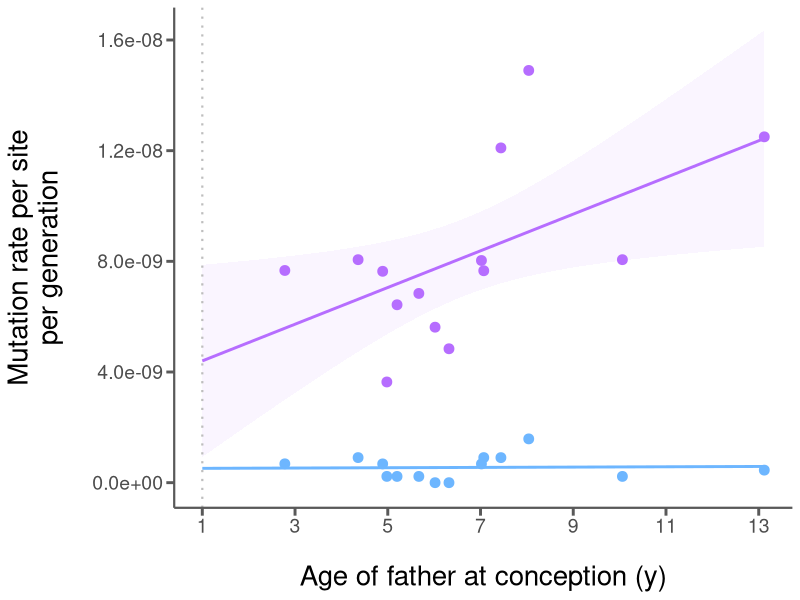
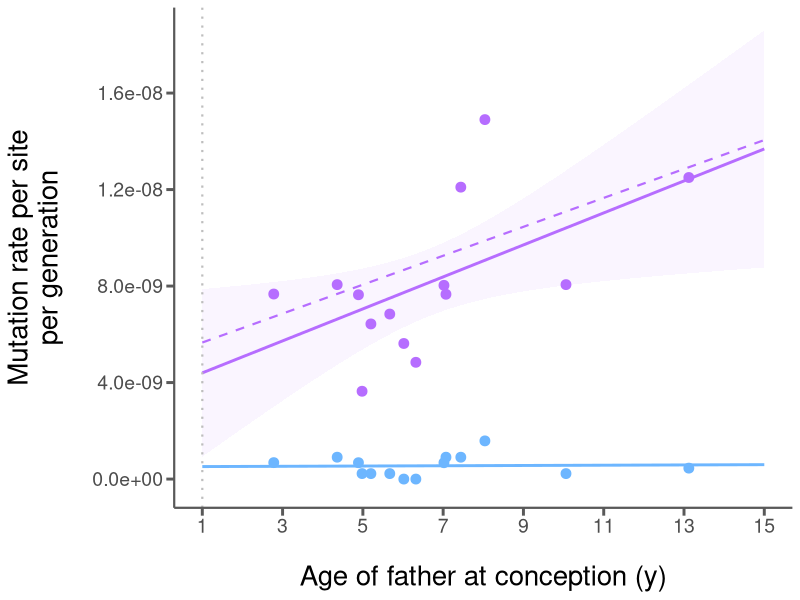
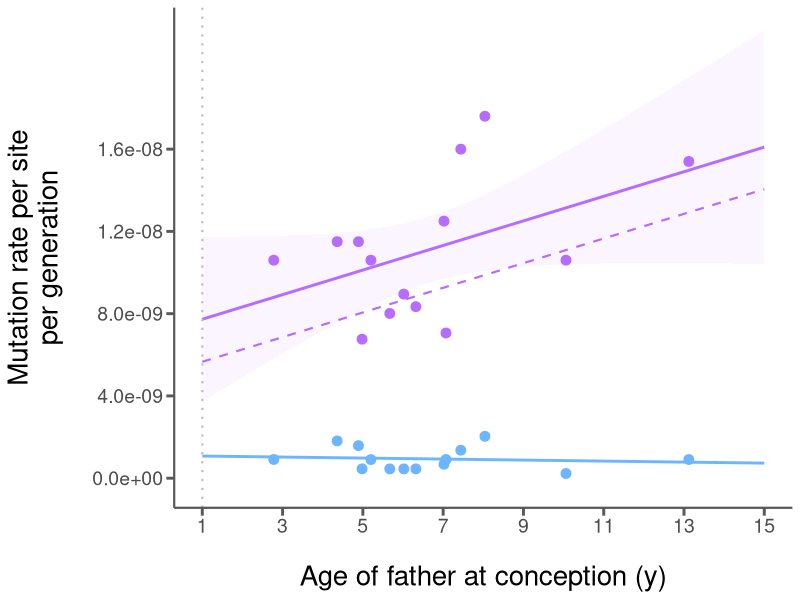
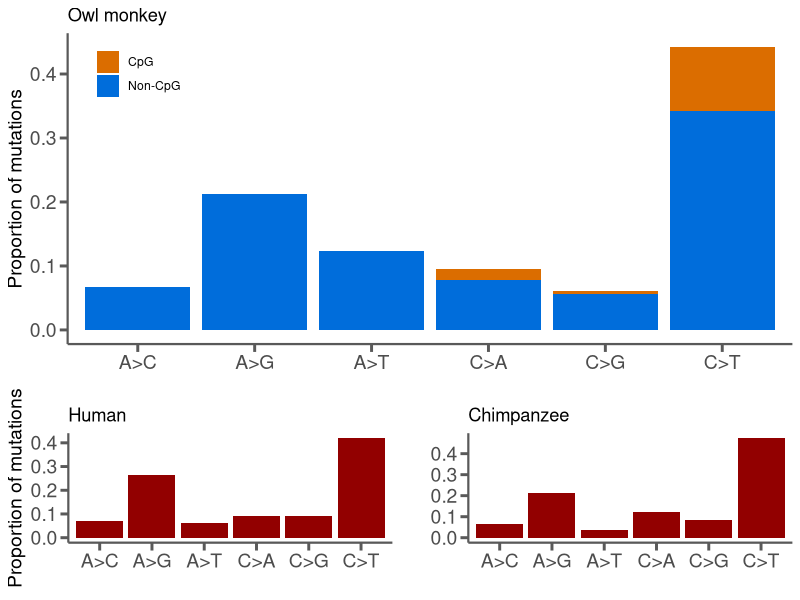
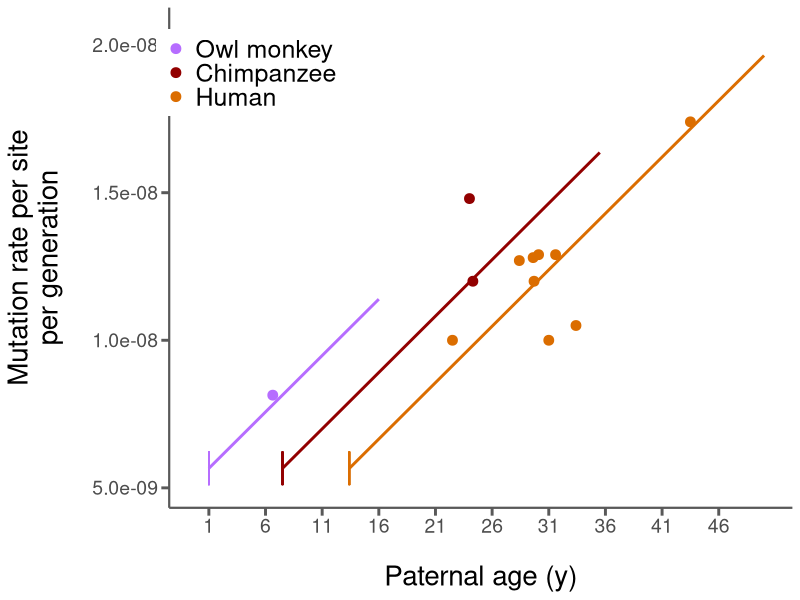
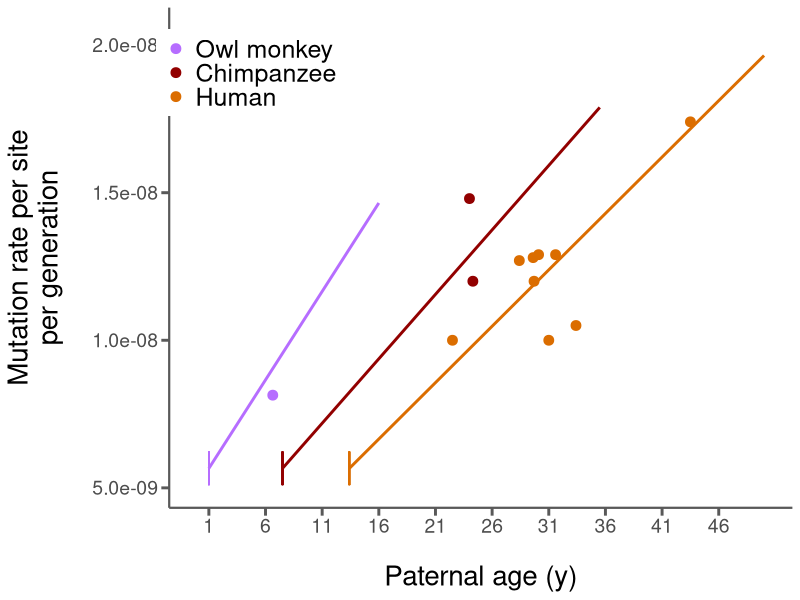

The R script that drew these images, in order:
## ---- chunk 1
knitr::opts_chunk$set(echo = TRUE)
library(ggplot2)
library(knitr)
library(reshape2)
library(gridExtra)
library(cowplot)
library(kableExtra)
## ---- chunk 2
in_data = read.csv("data/owl-monkey-filters.csv", header=TRUE)
cur_filter = subset(in_data, Min.DP==20 & Max.DP==60 & Min.AB==0.4 & Max.AB==0.6)
# Read data and define current filter

callable_sites = cur_filter$Sites - cur_filter$Uncallable.SNP.sites
mu_calc = cur_filter$MVs / ((1 - cur_filter$Min.FN) * (2 * callable_sites))
cur_filter$CpG.rate = cur_filter$CpG.MVs / (2 * callable_sites)
mu_table = data.frame(cur_filter$Trio, cur_filter$MVs, cur_filter$CpG.MVs, callable_sites, mu_calc)
names(mu_table) = c("Trio", "Mutations", "CpG Mutations", "Callable sites", "Mutation rate")
# Re-calculate the mutation rate for posterity and subset the data for the table.

kable(mu_table, "html", caption="Table 1: Mutation rates for 14 owl monkey trios", digits=11, align=rep('c', 5)) %>%
  kable_styling(bootstrap_options="striped", full_width=F)
## ---- chunk 3
om_obs_reg = lm(mu_calc ~ cur_filter$Paternal.GT)
fig1 = ggplot(cur_filter, aes(x=Paternal.GT, y=Mutation.rate.corrected.for.FN)) + 
  geom_smooth(method='glm', color='#b66dff', fill="#f2e6ff", fullrange=T) +
  geom_point(color='#b66dff', size=3) +
  geom_smooth(aes(x=Paternal.GT, y=CpG.rate), method='glm', color="#6db6ff", fill=NA, fullrange=T) +
  geom_point(aes(x=Paternal.GT, y=CpG.rate), color="#6db6ff", size=3) +
  scale_x_continuous(breaks = seq(1, 15, by=2)) + 
  scale_y_continuous(breaks = seq(0, 1.8e-8, by=0.4e-8)) + 
  scale_color_manual(breaks=c("All mutations (observed)", "CpG mutations (observed)"), values=c("All mutations        (observed)"='#b66dff', "CpG mutations (observed)"="#6db6ff")) + 
  geom_vline(xintercept=1, linetype=3, color="grey", size=0.75) + 
  labs(x="Age of father at conception (y)",y="Mutation rate per site\nper generation") +
  theme_classic() +
  theme(axis.text=element_text(size=14), 
        axis.title=element_text(size=20), 
        axis.title.y=element_text(margin=margin(t=0,r=20,b=0,l=0),color="black"), 
        axis.title.x=element_text(margin=margin(t=20,r=0,b=0,l=0),color="black"),
        axis.line=element_line(colour='#595959',size=0.75),
        axis.ticks=element_line(colour="#595959",size = 1),
        axis.ticks.length=unit(0.2,"cm")
        #legend.position=c(0.1,0.87),
        #legend.text=element_text(size=18)
        )
print(fig1)
## ---- chunk 4
human_dm0 = 34; human_df = 31; human_num_f = 14.2; human_haploid = 2630000000;
# Observed human mutational parameters
human_mu_c = (human_num_f / human_df)
print(paste("mu_c estimated from Kong params: ", human_mu_c))
human_mu_c = human_mu_c / human_haploid
print(paste("mu_c per site estimated from Kong params: ", human_mu_c))
## ---- chunk 5
human_sc = 16
human_dy1 = ((2.01 / human_haploid) / human_mu_c)
human_sp = human_dy1 / (365/16)
print(paste("Human expected # of spermatogenic cell divisions/year: ", human_dy1))
print(paste("Human proportion of cells actively dividing given a cycle length of 16 days: ", human_sp))
## ---- chunk 6
om_sc = 10.2
om_dy1 = (365/om_sc) * human_sp
print(paste("Owl monkey expected # of spermatogenic cell divisions/year: ", om_dy1))
## ---- chunk 7
om_puberty = 1
age_range = seq(om_puberty, 15, by=0.1)
rep_long = age_range - om_puberty
# The owl monkey age of puberty set at 1 year and a range of paternal ages

mu_gf = human_mu_c * human_df
# Equation 5

mu_gm0 = human_mu_c * human_dm0
# Equation 6

mu_gm1 = human_mu_c * om_dy1 * rep_long
# Equation 7

mu_g = (mu_gf + (mu_gm0 + mu_gm1)) / 2
# Equation 8

om_pred = data.frame(mu_g, age_range)
names(om_pred) = c("Mutation.rate", "Parental.age")

om_pred_reg = lm(mu_g ~ age_range)
fig1_final = fig1 + geom_line(data=om_pred, aes(x=Parental.age, y=Mutation.rate), linetype=2, size=0.75, color="#b66dff")
print(fig1_final)
## ---- chunk 8
cur_mu = mu_calc
cur_gt = cur_filter$Paternal.GT
#plot(cur_gt,cur_mu,ylim=c(min(cur_mu),max(cur_mu)))

#abline(om_obs_reg)
#segments(x0=cur_gt,y0=cur_mu,x1=cur_gt,y1=cur_mu-resid(om_obs_reg))

pred_actual = coef(om_pred_reg)[1] + cur_gt * coef(om_pred_reg)[2]
pred_resids = cur_mu - pred_actual
#abline(om_pred_reg, lty=2)
#segments(x0=cur_gt,y0=cur_mu,x1=cur_gt,y1=cur_mu-pred_resids, lty=2)

# This is the F-test for differences between the two lines in Fig.1
print(var.test(resid(om_obs_reg), pred_resids, alternative="two.sided"))
## ---- chunk 9
cur_filter_s2 = subset(in_data, Min.DP==20 & Max.DP==60 & Min.AB==0.3 & Max.AB==0.7)
# Read data and define current filter

callable_sites_s2 = cur_filter_s2$Sites - cur_filter_s2$Uncallable.SNP.sites
mu_calc_s2 = cur_filter$MVs / ((1 - cur_filter_s2$Min.FN) * (2 * callable_sites_s2))
cur_filter_s2$CpG.rate = cur_filter_s2$CpG.MVs / (2 * callable_sites_s2)

figS2 = ggplot(cur_filter_s2, aes(x=Paternal.GT, y=Mutation.rate.corrected.for.FN)) + 
  geom_smooth(method='glm', color='#b66dff', fill="#f2e6ff", fullrange=T) +
  geom_point(color='#b66dff', size=3) +
  geom_smooth(aes(x=Paternal.GT, y=CpG.rate), method='glm', color="#6db6ff", fill=NA, fullrange=T) +
  geom_point(aes(x=Paternal.GT, y=CpG.rate), color="#6db6ff", size=3) +
  geom_line(data=om_pred, aes(x=Parental.age, y=Mutation.rate), linetype=2, size=0.75, color="#b66dff") +
  scale_x_continuous(breaks = seq(1, 15, by=2)) + 
  scale_y_continuous(breaks = seq(0, 1.8e-8, by=0.4e-8)) + 
  scale_color_manual(breaks=c("All mutations (observed)", "CpG mutations (observed)"), values=c("All mutations        (observed)"='#b66dff', "CpG mutations (observed)"="#6db6ff")) + 
  geom_vline(xintercept=1, linetype=3, color="grey", size=0.75) + 
  labs(x="Age of father at conception (y)",y="Mutation rate per site\nper generation") +
  theme_classic() +
  theme(axis.text=element_text(size=14), 
        axis.title=element_text(size=20), 
        axis.title.y=element_text(margin=margin(t=0,r=20,b=0,l=0),color="black"), 
        axis.title.x=element_text(margin=margin(t=20,r=0,b=0,l=0),color="black"),
        axis.line=element_line(colour='#595959',size=0.75),
        axis.ticks=element_line(colour="#595959",size = 1),
        axis.ticks.length=unit(0.2,"cm")
        #legend.position=c(0.1,0.87),
        #legend.text=element_text(size=18)
        )
print(figS2)

om_obs_reg = lm(mu_calc_s2 ~ cur_filter_s2$Paternal.GT)

cur_mu = mu_calc_s2
cur_gt = cur_filter_s2$Paternal.GT
#plot(cur_gt,cur_mu,ylim=c(min(cur_mu),max(cur_mu)))

#abline(om_obs_reg)
#segments(x0=cur_gt,y0=cur_mu,x1=cur_gt,y1=cur_mu-resid(om_obs_reg))

pred_actual = coef(om_pred_reg)[1] + cur_gt * coef(om_pred_reg)[2]
pred_resids = cur_mu - pred_actual
#abline(om_pred_reg, lty=2)
#segments(x0=cur_gt,y0=cur_mu,x1=cur_gt,y1=cur_mu-pred_resids, lty=2)

# This is the F-test for differences between the two lines in Fig.1
print(var.test(resid(om_obs_reg), pred_resids, alternative="two.sided"))
## ---- chunk 10
spectra_data = read.csv("data/mutational-spectra.csv", header=TRUE)
om_spec = data.frame(spectra_data$Mutation, spectra_data$Owl.monkey.CpG.proportion, spectra_data$Owl.monkey.proportion)
names(om_spec) = c("Type", "CpG", "Non-CpG")
om_spec_m = melt(om_spec)

fig2_om = ggplot(om_spec_m, aes(Type, value, fill = variable)) + 
  geom_bar(stat = "identity") +
  scale_fill_manual("legend", values = c("Non-CpG"="#006ddb","CpG"="#db6d00")) +
  ggtitle("Owl monkey") + 
  labs(x="",y="Proportion of mutations") +
  theme_classic() +
  theme(axis.text=element_text(size=14), 
        axis.title.y=element_text(size=14), 
        axis.line=element_line(colour='#595959',size=0.75),
        axis.ticks=element_line(colour="#595959",size = 1),
        axis.ticks.length=unit(0.2,"cm"),
        legend.title=element_blank(),
        legend.position=c(0.1,0.87)
  )

human_spec = data.frame(spectra_data$Mutation, spectra_data$Human.average.proportion)
names(human_spec) = c("Type", "Human average")
human_spec_m = melt(human_spec)

fig2_human = ggplot(human_spec_m, aes(Type, value, fill = variable)) + 
  geom_bar(stat = "identity") +
  scale_fill_manual("legend", values = c("Human average" = "#920000")) +
  ggtitle("Human") + 
  labs(x="",y="Proportion of mutations") +
  theme_classic() +
  theme(axis.text=element_text(size=14), 
        axis.title.y=element_text(size=14), 
        axis.line=element_line(colour='#595959',size=0.75),
        axis.ticks=element_line(colour="#595959",size = 1),
        axis.ticks.length=unit(0.2,"cm"),
        legend.position="none"
  )

ch_spec = data.frame(spectra_data$Mutation, spectra_data$Chimp.proportion)
names(ch_spec) = c("Type", "Proportion")
ch_spec_m = melt(ch_spec)

fig2_chimp = ggplot(ch_spec_m, aes(Type, value, fill = variable)) + 
  geom_bar(stat = "identity") +
  scale_fill_manual("legend", values = c("Proportion" = "#920000")) +
  ggtitle("Chimpanzee") + 
  labs(x="",y="") +
  theme_classic() +
  theme(axis.text=element_text(size=14), 
        axis.title.y=element_text(size=14), 
        axis.line=element_line(colour='#595959',size=0.75),
        axis.ticks=element_line(colour="#595959",size = 1),
        axis.ticks.length=unit(0.2,"cm"),
        legend.position="none"
  )

g1 = arrangeGrob(fig2_human,fig2_chimp,nrow=1)
fig2 = plot_grid(fig2_om,g1, nrow=2, rel_heights=c(2, 1))
print(fig2)
## ---- chunk 11
print("--Chi-squared test using all mutation categories--")
all_chi = chisq.test(spectra_data$Owl.monkey+spectra_data$Owl.monkey.CpG, p=spectra_data$Human.average.proportion)
print(all_chi)
print("--Chi-squared test without the A>T category--")
human_noAT = spectra_data$Human.average.proportion[spectra_data$Mutation!="A>T"]
human_noAT = human_noAT / sum(human_noAT)
om_noAT = spectra_data$Owl.monkey[spectra_data$Mutation!="A>T"] + spectra_data$Owl.monkey.CpG[spectra_data$Mutation!="A>T"]
noAT_chi = chisq.test(om_noAT, p=human_noAT)
print(noAT_chi)
## ---- chunk 12
human_puberty = 13.4
human_range = seq(human_puberty, 50.4, by=0.1)
human_rl = human_range - human_puberty

mu_gf = human_mu_c * human_df
# Equation 5

mu_gm0 = human_mu_c * human_dm0
# Equation 6

mu_gm1 = human_mu_c * human_dy1 * human_rl
# Equation 7

human_mu_g = (mu_gf + (mu_gm0 + mu_gm1)) / 2
# Equation 8

human_pred = data.frame(human_mu_g, human_range)
names(human_pred) = c("Mutation.rate", "Parental.age")
# The human predictions
#####
om_puberty = 1
om_range = seq(om_puberty, 16, by=0.1)
om_rl = om_range - om_puberty

mu_gf = human_mu_c * human_df
# Equation 5

mu_gm0 = human_mu_c * human_dm0
# Equation 6

mu_gm1 = human_mu_c * human_dy1 * om_rl
# Equation 7

om_mu_g = (mu_gf + (mu_gm0 + mu_gm1)) / 2
# Equation 8

om_pred = data.frame(om_mu_g, om_range)
names(om_pred) = c("Mutation.rate", "Parental.age")
# The owl monkey predictions
#####
chimp_puberty = 7.5
chimp_range = seq(chimp_puberty, 35.5, by=0.1)
chimp_rl = chimp_range - chimp_puberty

mu_gf = human_mu_c * human_df
# Equation 5

mu_gm0 = human_mu_c * human_dm0
# Equation 6

mu_gm1 = human_mu_c * human_dy1 * chimp_rl
# Equation 7

chimp_mu_g = (mu_gf + (mu_gm0 + mu_gm1)) / 2
# Equation 8

chimp_pred = data.frame(chimp_mu_g, chimp_range)
names(chimp_pred) = c("Mutation.rate", "Parental.age")
# The chimpanzee predictions
#####

study_data = read.csv("data/mutation-studies.csv", header=TRUE)
# Load the study data

fig3 = ggplot(study_data, aes(x=Paternal.age, y=Mutation.rate, color=Species)) +
    geom_line(data=human_pred, aes(x=Parental.age, y=Mutation.rate), color='#db6d00', size=1) +
    geom_segment(aes(x=human_puberty,y=human_mu_g[1]-human_mu_g[1]/10,xend=human_puberty,yend=human_mu_g[1]+human_mu_g[1]/10), linetype=1, color="#db6d00", size=0.5) +
    geom_line(data=om_pred, aes(x=Parental.age, y=Mutation.rate), color='#b66dff', size=1) +
    geom_segment(aes(x=om_puberty,y=om_mu_g[1]-om_mu_g[1]/10,xend=om_puberty,yend=om_mu_g[1]+om_mu_g[1]/10), linetype=1, color="#b66dff", size=0.5) +
    geom_line(data=chimp_pred, aes(x=Parental.age, y=Mutation.rate), color='#920000', size=1) +
    geom_segment(aes(x=chimp_puberty,y=chimp_mu_g[1]-chimp_mu_g[1]/10,xend=chimp_puberty,yend=chimp_mu_g[1]+chimp_mu_g[1]/10), linetype=1, color="#920000", size=0.5) +
    geom_point(size=3) +
    scale_x_continuous(limits=c(0,50), breaks = seq(1, 50, by=5)) + 
    labs(x="Paternal age (y)",y="Mutation rate per site\nper generation") +
    theme_classic() +
    guides(colour = guide_legend(override.aes = list(size=3))) +
    theme(axis.text=element_text(size=14), 
          axis.title=element_text(size=20), 
          axis.title.y=element_text(margin=margin(t=0,r=20,b=0,l=0),color="black"), 
          axis.title.x=element_text(margin=margin(t=20,r=0,b=0,l=0),color="black"),
          axis.line=element_line(colour='#595959',size=0.75),
          axis.ticks=element_line(colour="#595959",size = 1),
          axis.ticks.length=unit(0.2,"cm"),
          legend.title=element_blank(),
          legend.position=c(0.13,0.87),
          legend.text=element_text(size=18)
    ) +
    scale_color_manual(breaks=c("Owl monkey", "Chimpanzee", "Human"), values=c("Human"='#db6d00',"Owl monkey"='#b66dff',"Chimpanzee"='#920000'))

print(fig3)
## ---- chunk 13
# This is the F-test for differences between the predicted and observed human lines in Fig.3
human_data = data.frame(study_data$Paternal.age[study_data$Species=="Human"], study_data$Mutation.rate[study_data$Species=="Human"])
names(human_data) = c("Age","Mu")
human_data = na.omit(human_data)

human_study_reg = lm(human_data$Mu ~ human_data$Age)
human_pred_reg = lm(human_pred$Mutation.rate ~ human_pred$Parental.age)

pred_actual = coef(human_pred_reg)[1] + human_data$Age * coef(human_pred_reg)[2]
pred_resids = human_data$Mu - pred_actual
#plot(human_pred$Parental.age,human_pred$Mutation.rate, type='l',ylim=c(0.8e-8,1.8e-8), xlim=c(13.4,50))
#points(human_data$Age, human_data$Mu)
#segments(x0=human_data$Age,y0=human_data$Mu,x1=human_data$Age,y1=human_data$Mu-pred_resids)
#abline(human_study_reg, lty=2)
#segments(x0=human_data$Age,y0=human_data$Mu,x1=human_data$Age,y1=human_data$Mu-resid(human_study_reg),lty=2)
print(var.test(resid(human_study_reg), pred_resids, alternative="two.sided"))
## ---- chunk 14
chimp_sc = 14
chimp_dy1 = (365/chimp_sc) * human_sp
print(paste("Chimpanzee expected # of spermatogenic cell divisions/year: ", chimp_dy1))
## ---- chunk 15
#####
om_puberty = 1
om_range = seq(om_puberty, 16, by=0.1)
om_rl = om_range - om_puberty

mu_gf = human_mu_c * human_df
# Equation 5

mu_gm0 = human_mu_c * human_dm0
# Equation 6

mu_gm1 = human_mu_c * om_dy1 * om_rl
# Equation 7

om_mu_g = (mu_gf + (mu_gm0 + mu_gm1)) / 2
# Equation 8

om_pred = data.frame(om_mu_g, om_range)
names(om_pred) = c("Mutation.rate", "Parental.age")
# The owl monkey predictions
#####
chimp_puberty = 7.5
chimp_range = seq(chimp_puberty, 35.5, by=0.1)
chimp_rl = chimp_range - chimp_puberty

mu_gf = human_mu_c * human_df
# Equation 5

mu_gm0 = human_mu_c * human_dm0
# Equation 6

mu_gm1 = human_mu_c * chimp_dy1 * chimp_rl
# Equation 7

chimp_mu_g = (mu_gf + (mu_gm0 + mu_gm1)) / 2
# Equation 8

chimp_pred = data.frame(chimp_mu_g, chimp_range)
names(chimp_pred) = c("Mutation.rate", "Parental.age")
# The chimpanzee predictions
#####

study_data = read.csv("data/mutation-studies.csv", header=TRUE)
# Load the study data

figS3 = ggplot(study_data, aes(x=Paternal.age, y=Mutation.rate, color=Species)) +
    geom_line(data=human_pred, aes(x=Parental.age, y=Mutation.rate), color='#db6d00', size=1) +
    geom_segment(aes(x=human_puberty,y=human_mu_g[1]-human_mu_g[1]/10,xend=human_puberty,yend=human_mu_g[1]+human_mu_g[1]/10), linetype=1, color="#db6d00", size=0.5) +
    geom_line(data=om_pred, aes(x=Parental.age, y=Mutation.rate), color='#b66dff', size=1) +
    geom_segment(aes(x=om_puberty,y=om_mu_g[1]-om_mu_g[1]/10,xend=om_puberty,yend=om_mu_g[1]+om_mu_g[1]/10), linetype=1, color="#b66dff", size=0.5) +
    geom_line(data=chimp_pred, aes(x=Parental.age, y=Mutation.rate), color='#920000', size=1) +
    geom_segment(aes(x=chimp_puberty,y=chimp_mu_g[1]-chimp_mu_g[1]/10,xend=chimp_puberty,yend=chimp_mu_g[1]+chimp_mu_g[1]/10), linetype=1, color="#920000", size=0.5) +
    geom_point(size=3) +
    scale_x_continuous(limits=c(0,50), breaks = seq(1, 50, by=5)) + 
    labs(x="Paternal age (y)",y="Mutation rate per site\nper generation") +
    theme_classic() +
    guides(colour = guide_legend(override.aes = list(size=3))) +
    theme(axis.text=element_text(size=14), 
          axis.title=element_text(size=20), 
          axis.title.y=element_text(margin=margin(t=0,r=20,b=0,l=0),color="black"), 
          axis.title.x=element_text(margin=margin(t=20,r=0,b=0,l=0),color="black"),
          axis.line=element_line(colour='#595959',size=0.75),
          axis.ticks=element_line(colour="#595959",size = 1),
          axis.ticks.length=unit(0.2,"cm"),
          legend.title=element_blank(),
          legend.position=c(0.13,0.87),
          legend.text=element_text(size=18)
    ) +
    scale_color_manual(breaks=c("Owl monkey", "Chimpanzee", "Human"), values=c("Human"='#db6d00',"Owl monkey"='#b66dff',"Chimpanzee"='#920000'))

print(figS3)

# This is the F-test for differences between the predicted and observed human lines in Fig.3
human_data = data.frame(study_data$Paternal.age[study_data$Species=="Human"], study_data$Mutation.rate[study_data$Species=="Human"])
names(human_data) = c("Age","Mu")
human_data = na.omit(human_data)

human_study_reg = lm(human_data$Mu ~ human_data$Age)
human_pred_reg = lm(human_pred$Mutation.rate ~ human_pred$Parental.age)

pred_actual = coef(human_pred_reg)[1] + human_data$Age * coef(human_pred_reg)[2]
pred_resids = human_data$Mu - pred_actual
#plot(human_pred$Parental.age,human_pred$Mutation.rate, type='l',ylim=c(0.8e-8,1.8e-8), xlim=c(13.4,50))
#points(human_data$Age, human_data$Mu)
#segments(x0=human_data$Age,y0=human_data$Mu,x1=human_data$Age,y1=human_data$Mu-pred_resids)
#abline(human_study_reg, lty=2)
#segments(x0=human_data$Age,y0=human_data$Mu,x1=human_data$Age,y1=human_data$Mu-resid(human_study_reg),lty=2)
print(var.test(resid(human_study_reg), pred_resids, alternative="two.sided"))
## ---- chunk 16
in_data = read.csv("data/owl-monkey-filters.csv", header=TRUE)
cur_filter = subset(in_data, Min.DP==20 & Max.DP==60 & Min.AB==0.4 & Max.AB==0.6)
# Read data and define current filter

symbols = c(
  "$\\mu_g$",
  "$\\alpha$", 
  "$C$", 
  "$m_g$", 
  "$A_M$", 
  "$P_M$",
  "$RL$",
  "$\\mu_{gF}$",
  "$d_F$",
  "$\\mu_{gM0}$",
  "$d_{M0}$",
  "$d_{yM1}$",
  "$\\mu_c$",
  "$t_{sc}$",
  "$\\mu_{yM1}$",
  "$p_{sc}$"
  )

defs = c(
  "Mutation rate per site per generation", 
  "False negative rate", 
  "Callable sites", 
  "# of mutations per generation", 
  "Age of male at birth of offspring", 
  "Age of male at puberty (years)", 
  "Reproductive longevity",
  "Mutation rate per site per generation in females",
  "Number of cell divisions in females",
  "Mutation rate per site per generation in males before puberty",
  "Number of cell divisions in males before puberty",
  "Number of cell divisions per year in males after puberty",
  "Mutation rate per site per cell division",
  "Spermatogenic cycle length (days)",
  "Mutation rate per site per year in males after puberty",
  "Proportion of spermatagonial cells actively dividing"
  )

ests = c(
  paste("Owl monkey: ", signif(mean(mu_calc), digits=3)), 
  paste("Owl monkey with allelic balance cut-offs [0.4,0.6]: ", signif(cur_filter$Min.FN[1], digits=3)), 
  paste("Owl monkey average: ", floor(mean(callable_sites))), 
  paste("Owl monkey average: ", floor(mean(cur_filter$MVs))), 
  "NA", 
  "Owl monkey: 1 ^[^ [@dixson80]^]^, Human: 13.4 ^[^ [@nielsen86]^]^, Chimpanzees: 7.5 ^[^ [@marson91]^]^", 
  "NA",
  paste("Human: ", signif(human_num_f/human_haploid, digits=3), "^[^ [@kong12]^]^"),
  paste("Human: ", human_df, "^[^ [@drost95]^]^"),
  paste("Human: ", signif(human_mu_c * human_dm0, digits=3)),
  paste("Human: ", human_dm0, "^[^ [@drost95]^]^"),
  paste("Owl monkey: ", signif(om_dy1, digits=3), ", Human: ", signif(human_dy1, digits=3), ", Chimpanzee: ", signif(chimp_dy1, digits=3)),
  signif(human_mu_c, digits=3),
  paste("Owl monkey: ", om_sc, "^[^ [@derooij86]^]^, Human: ", human_sc, "^[^ [@heller63]^]^, Chimpanzee: ", chimp_sc, "^[^ [@smithwick96]^]^"),
  paste("Owl monkey: ", signif(coef(om_pred_reg)[2], digits=3)),
  paste("Human: ", signif(human_sp, digits=3))
  )

param_table = data.frame(symbols, defs, ests)
names(param_table) = c("Symbol", "Definition", "Estimate")
# Re-calculate the mutation rate for posterity and subset the data for the table.


kable(param_table, "html", caption="Table 2: Parameter symbols, definitions, and estimates", digits=11) %>%
  kable_styling(bootstrap_options="striped", full_width=F)
